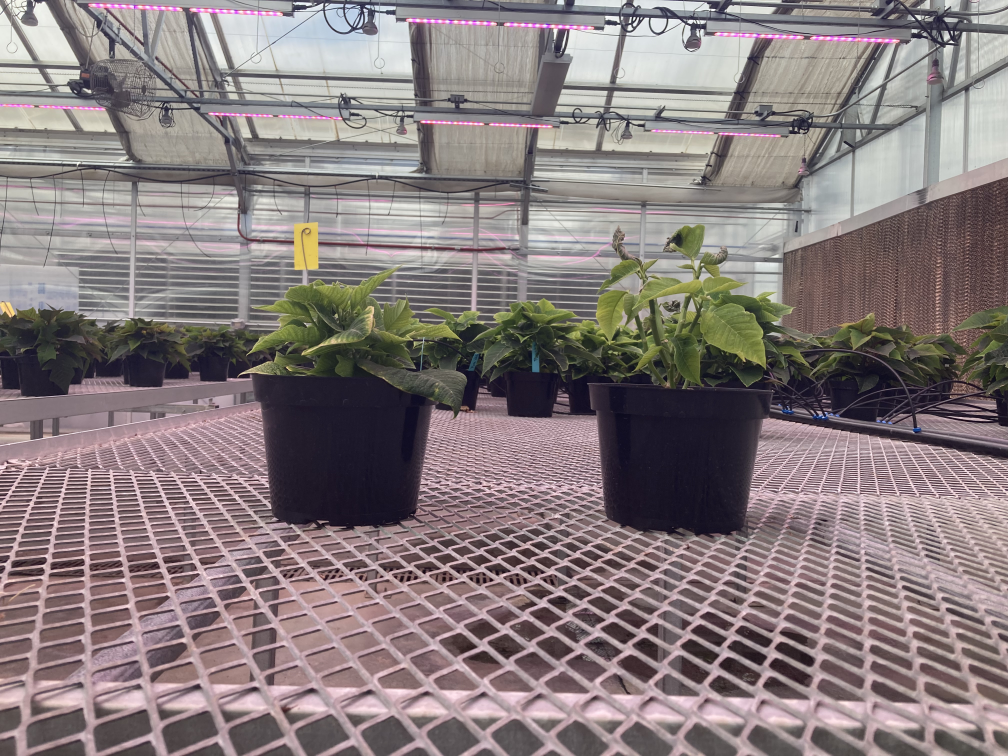
#> input picture testimages/IMG_3387.jpg, 4032 x 3024 px (shown at 1/4 size)
$ python -i abby_plant_finder.py   (imports and definitions only)
#> lines starting #> are read from the running program, lines starting #| are printed output that depends on the picture; after the words box and inside, x2 and y2 are one past the last pixel; in counts of white or black regions, pixels touching at a corner belong together
"""
Copyright         : 2026 Abby Robertson
File Name         : abby_plant_finder.py
Description       : Plant finder 2026. Color based detection.
                  : pipeline: 0: bring in original image 1: find green blobs, 2: remove blobs with odd aspect ratio & discard blobs far from the largest anchor or too small, 3: grow regions from seed mask (final output)

Revision History  :
Date		Author 			Comments
------------------------------------------------------------------

"""

# IMPORTS
import cv2
import numpy as np
from collections import deque

# VARIABLES (Control Panel)
GREEN_LOWER  = np.array([ 31, 50, 50], dtype="uint8")
GREEN_UPPER  = np.array([ 75, 255, 220], dtype="uint8")
RED_LOWER = np.array([39,24,28], dtype="uint8")
RED_UPPER = np.array([60,35,46])
GREEN_BOUNDS = (GREEN_LOWER, GREEN_UPPER)

def find_plants(image_file_path, color_bounds=GREEN_BOUNDS):
    """
    fully assembled pipeline method for plant detection
    0: bring in original image 1: find green blobs, 2: remove blobs with odd aspect ratio & discard blobs far from the largest anchor or too small, 3: grow regions from seed mask (final output)

    Args:
        image: the image to detect plants in

    Returns:
        grown_mask: OpenCV mask of detected plants
    """
#> called with image_file_path = '../testimages/IMG_3387.jpg', color_bounds = ([31, 50, 50], [75, 255, 220])

    image = cv2.imread(str(image_file_path))
#> image is the input picture: shape (3024, 4032, 3); mean B, G, R 124.8, 124, 135.1

    color_tolerance=22
    anchor_area_fraction=0.75
    anchor_max_proximity_px=25

    H, W = image.shape[:2]
#> H = 3024; W = 4032

    #pipeline stage 1: find green blobs
    plant_blob_list = find_green_blobs(image, color_bounds)
    print(f"Length of list of blobs detected as plants: {len(plant_blob_list)}")

    #pipeline stage 2: remove blobs with odd aspect ratio
    kept, discarded = filter_suspect_blobs(plant_blob_list)
    print(f"After sorting by aspect ratio, number blobs kept: {len(kept)}; number blobs discarded: {len(discarded)}")

    if kept:
        largest_area   = max(b["area"] for b in kept)
        min_anchor_area = int(largest_area * anchor_area_fraction)
    else:
        min_anchor_area = 0

    #pipeline stage 3: (currently in disuse) discard blobs far from the largest anchor or too small
    """kept, outliers = filter_outlier_blobs(kept,
                                          min_anchor_area=min_anchor_area,
                                          max_proximity_px=anchor_max_proximity_px)
    discarded += outliers"""

    if discarded is None or len(discarded) == 0:
        discarded = np.zeros((H, W), dtype=np.uint8)

    seed_mask = np.zeros((H, W), dtype="uint8")
    for blob in kept:
        seed_mask = cv2.bitwise_or(seed_mask, blob["mask"])

    print(f"Seed Mask area: {cv2.countNonZero(seed_mask)}")

    grown_mask    = region_grow(image, seed_mask, color_tolerance=color_tolerance)  #pipeline stage 4: grow regions from seed mask
    print(f"Grown Mask area: {cv2.countNonZero(grown_mask)}")

    output_dict = {
        "plant_blob_list": plant_blob_list,
        "kept_blobs":      kept,
        "discarded_blobs": discarded,
        "seed_mask":       seed_mask,
        "grown_mask":      grown_mask,
    }

    return output_dict["grown_mask"]

def find_green_blobs(image,
                     color_bounds=GREEN_BOUNDS,
                     open_kernel_size=(5, 5),
                     close_kernel_size=(5, 5),
                     minimum_area_pixels=100,
                     maximum_area_pixels=100000):
    """
    detect `green blobs' according to HSV bounds, with size based limits

    Args:
        image: the image to detect plants in
        color_bounds: HSV color bounds to consider as `green'
        open_kernel_size:
        close_kernel_size:
        minimum_area_pixels: largest possible blob
        maximum_area_pixels: smallest thing that may be detected as a blob

    Returns:
        plant_blob_list: Array containing dicts for every blob with keys label, centroid, area, and mask
    """
#> called with color_bounds = ([31, 50, 50], [75, 255, 220]), open_kernel_size = (5, 5), close_kernel_size = (5, 5), minimum_area_pixels = 100, maximum_area_pixels = 100000

    #apply hsv mask
    hsv = cv2.cvtColor(image, cv2.COLOR_BGR2HSV)
#> hsv: shape (3024, 4032, 3); mean H, S, V 104, 40, 137.4
    hsv_mask = cv2.inRange(hsv, color_bounds[0], color_bounds[1])
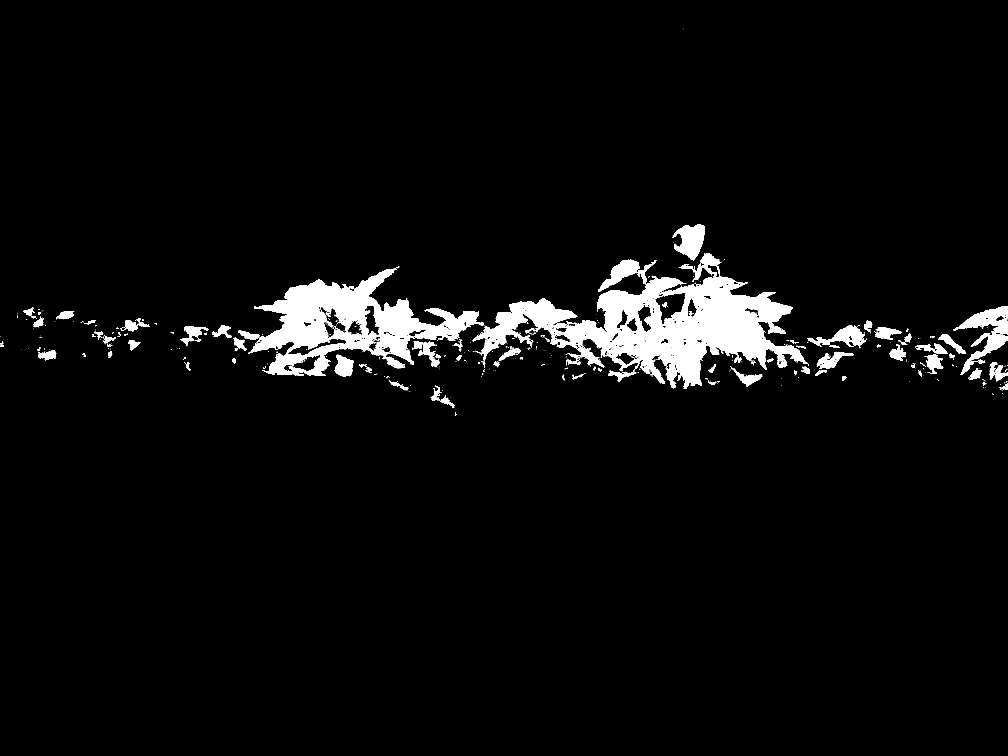
#> hsv_mask: shape (3024, 4032) (shown at 1/4 size); 4.2% white; 1201 white regions (1051 under 20 px), largest, box (x1, y1, x2, y2) and area: (1889, 1012, 3222, 1556) 242181, (992, 1070, 1935, 1503) 145790, (3813, 1224, 4032, 1500) 19580

    # use exg as a further categorization to remove stuff that is not super green
    img_f = image.astype(np.float32)
    B, G, R = cv2.split(img_f)
    exg = 2.0 * G - R - B
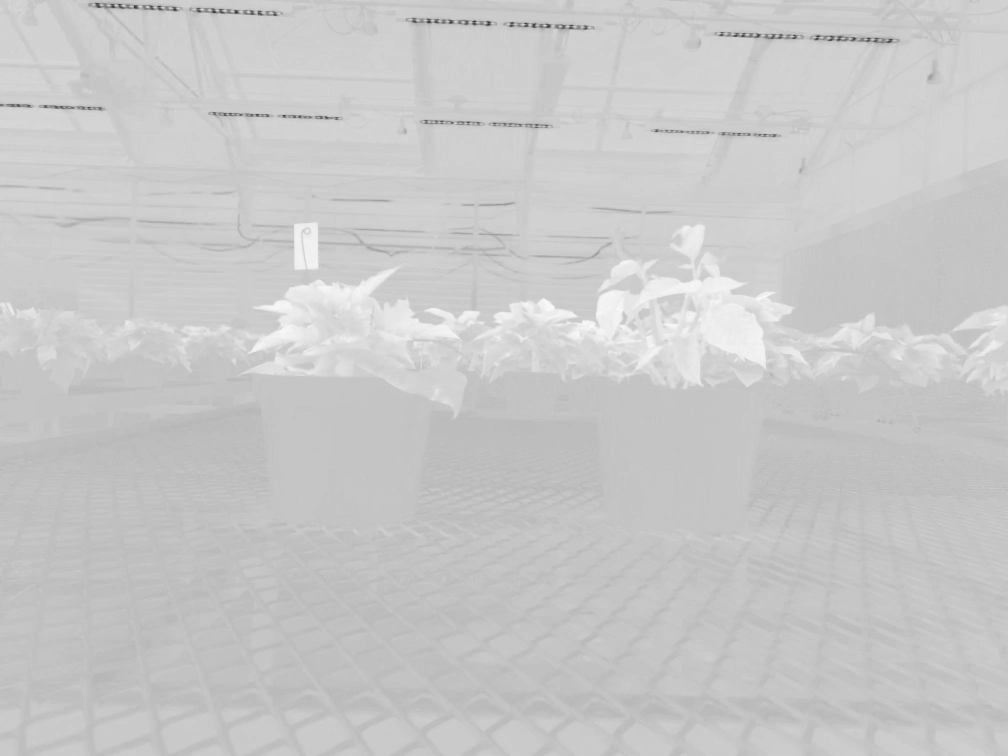
#> exg: shape (3024, 4032) float32 (shown at 1/4 size); min -445, max 105, mean -12; drawn with min black and max white
    exg_mask = np.where(exg > 10, 255, 0).astype("uint8")
#> exg_mask: shape (3024, 4032); 7.8% white; 1361 white regions (955 under 20 px), largest, box (x1, y1, x2, y2) and area: (949, 885, 3868, 1556) 613386, (3808, 1223, 4032, 1556) 34115, (3872, 368, 4030, 608) 20800

    #and the two (HSV and green) to be strict
    combined = cv2.bitwise_and(hsv_mask, exg_mask)

    #clean the mask?
    k_open  = cv2.getStructuringElement(cv2.MORPH_ELLIPSE, open_kernel_size)
    k_close = cv2.getStructuringElement(cv2.MORPH_ELLIPSE, close_kernel_size)
    combined = cv2.morphologyEx(combined, cv2.MORPH_OPEN,  k_open)
#> combined: shape (3024, 4032); 3.9% white; 191 white regions (24 under 20 px), largest, box (x1, y1, x2, y2) and area: (2219, 1088, 3218, 1555) 194364, (1002, 1076, 1916, 1456) 125162, (1895, 1193, 2306, 1433) 30799
    combined = cv2.morphologyEx(combined, cv2.MORPH_CLOSE, k_close)
#> combined: shape (3024, 4032); 4% white; 128 white regions (17 under 20 px), largest, box (x1, y1, x2, y2) and area: (1895, 1012, 3221, 1555) 235482, (1002, 1076, 1916, 1503) 143743, (3814, 1224, 4032, 1499) 19050

    #get details on the blobs
    numb_labels, labels, stats, centroids = cv2.connectedComponentsWithStats(combined, connectivity=8)
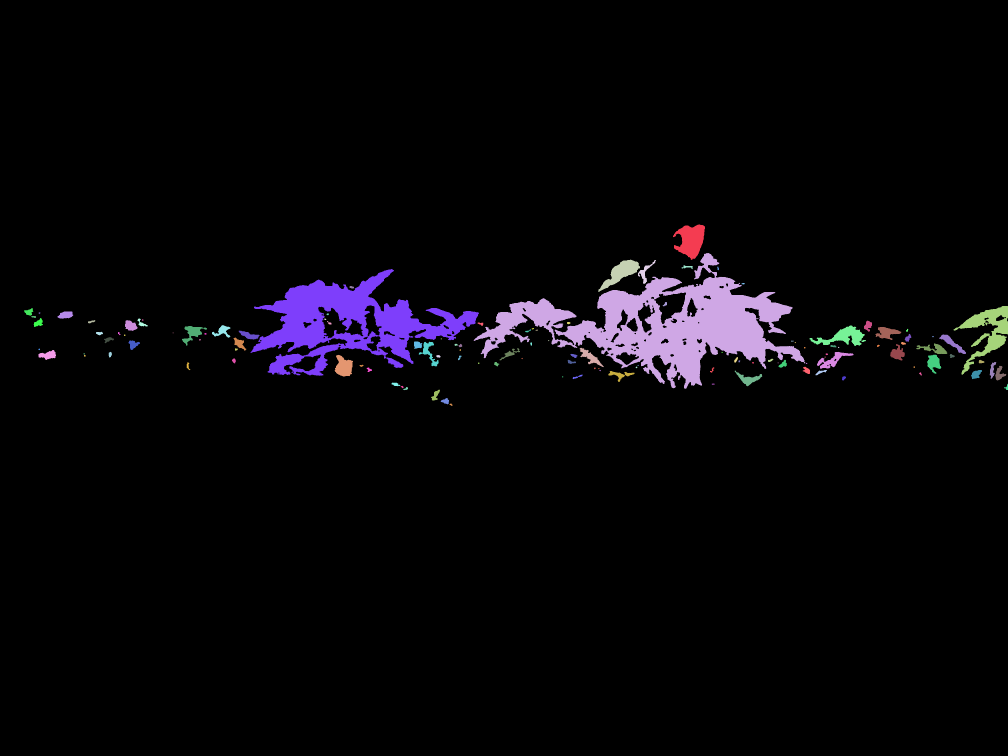
#> labels: shape (3024, 4032) int32 (shown at 1/4 size); 129 distinct labels, from 0 to 128; one colour per label, 0 black
#> numb_labels = 129; stats = 129 rows, first 6: [0, 0, 4032, 3024, 11705974], [2692, 897, 128, 143, 11210], [1895, 1012, 1326, 543, 235482], [2393, 1038, 167, 130, 7895], [2552, 1040, 72, 96, 1523], [2726, 1061, 45, 16, 320]; centroids = 129 pairs, first value 115.8 to 4026.7, second value 961 to 1618.2

    #format output for each blob and add to array. then return.
    plant_blob_list = []
    for label in range(1, numb_labels):
        area = stats[label, cv2.CC_STAT_AREA]
        if minimum_area_pixels <= area: #<= maximum_area_pixels:
            plant_blob_list.append({
                "label":    label,
                "centroid": (float(centroids[label][0]), float(centroids[label][1])),
                "area":     int(area),
                "mask":     (labels == label).astype("uint8") * 255
            })
#> this loop made 128 passes
#> area on passes 1 to 12: 11210, 235482, 7895, 1523, 320, 76, 143743, 57, 136, 165, 19050, 654
#> after the loop, plant_blob_list = 73 items
#| Length of list of blobs detected as plants: 73
    return plant_blob_list

def compute_blob_shape(mask):
    """
    find the aspect ratio of a mask

    Args:
        mask: the mask to find the aspect ratio of

    Returns:
        aspect_ratio: float of aspect ratio
    """

    contours, _ = cv2.findContours(mask, cv2.RETR_EXTERNAL, cv2.CHAIN_APPROX_SIMPLE)
    if not contours:
        return None
    contour      = max(contours, key=cv2.contourArea)
    x, y, w, h   = cv2.boundingRect(contour)
    aspect_ratio = (float(w) / h) if h > 0 else 0.0
    return aspect_ratio

def filter_suspect_blobs(plant_blob_list,
                          min_aspect_ratio=0.15,
                          max_aspect_ratio=6.0):
    """
    filter out blobs by aspect ratio.
    if the blobs are skinny they are likely to be ceiling cracks or stems etc

    Args:
        plant_blob_list: Array containing dicts for every blob with keys label, centroid, area, and mask
        min_aspect_ratio: control for the minimum acceptable aspect ratio for a plant
        max_aspect_ratio: control for the maximum acceptable aspect ratio for a plant

    Returns:
        kept: Array of dictionaries of masks and their associated aspect ratios
        discarded: Array of dictionaries of masks, their aspect ratios, and their discard reasons
    """
#> called with min_aspect_ratio = 0.15, max_aspect_ratio = 6

    kept      = []
    discarded = []

    for blob in plant_blob_list:
        aspect_ratio = compute_blob_shape(blob["mask"])

        if aspect_ratio is None:
            discarded.append({**blob, "shape_metrics": None, "discard_reason": "no contour"})
            continue

        blob_with_metrics = {**blob, "shape_metrics": aspect_ratio}

        reason = None
        if aspect_ratio < min_aspect_ratio:
            reason = f"aspect ratio {aspect_ratio:.2f} < {min_aspect_ratio}"
        elif aspect_ratio > max_aspect_ratio:
            reason = f"aspect ratio {aspect_ratio:.2f} > {max_aspect_ratio}"

        if reason:
            discarded.append({**blob_with_metrics, "discard_reason": reason})
        else:
            kept.append(blob_with_metrics)
#> this loop made 73 passes
#> (x in compute_blob_shape, y in compute_blob_shape, w in compute_blob_shape, h in compute_blob_shape, aspect_ratio) on passes 1 to 12: (2692, 897, 128, 143, 0.895), (1895, 1012, 1326, 543, 2.44), (2393, 1038, 167, 130, 1.28), (2552, 1040, 72, 96, 0.75), (2726, 1061, 45, 16, 2.81), (1002, 1076, 914, 427, 2.14), (1398, 1144, 18, 10, 1.8), (2651, 1208, 17, 18, 0.944), (3814, 1224, 218, 275, 0.793), (96, 1233, 37, 30, 1.23), (230, 1246, 63, 29, 2.17), (125, 1264, 19, 8, 2.38)
#> aspect_ratio on passes 61 to 66: 0.773, 1.17, 2.09, 1.19, 1.75, 2.39
#> after the loop, discarded = []; kept = 73 items
#> in find_plants, `kept, discarded = filter_suspect_blobs(plant_blob_list)`: discarded = []
#| After sorting by aspect ratio, number blobs kept: 73; number blobs discarded: 0
#> in find_plants, `largest_area   = max(b["area"] for b in kept)`: largest_area = 235482
#> in find_plants, `min_anchor_area = int(largest_area * anchor_area_fraction)`: min_anchor_area = 176611
#> the loop in find_plants, `for blob in kept:` made 73 passes
#| Seed Mask area: 484677

    return kept, discarded

# [50 lines left out: function filter_outlier_blobs, not called in this run]


def region_grow(image, seed_mask, color_tolerance=22):
    """
    Apply openCV

    Args:
        image: Original image to be passed into the function.
        seed_mask: mask of blobs that are supposed to be plants, at this point it should be quite accurate
        color_tolerance: maximum color change allowance for pushing the region grow out from each blob

    Returns:
        grown_mask: mask after region grow.
    """
#> called with color_tolerance = 22

    H, W = image.shape[:2]
#> H = 3024; W = 4032
    lab = cv2.cvtColor(image, cv2.COLOR_BGR2LAB).astype(np.float32)
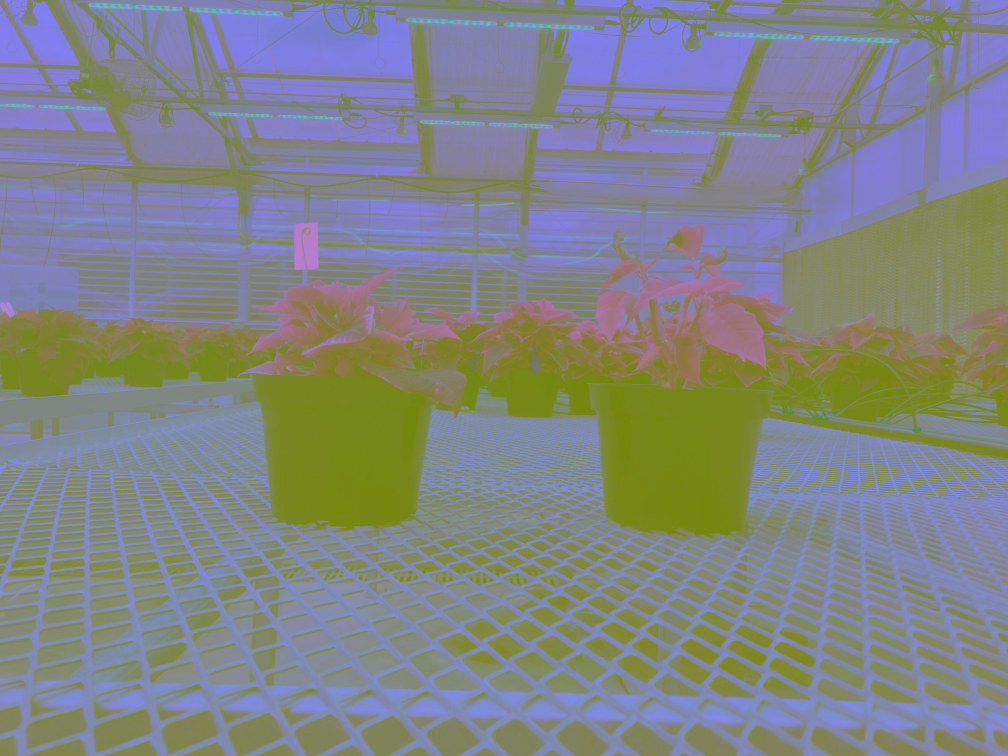
#> lab: shape (3024, 4032, 3) float32 (shown at 1/4 size); mean B, G, R 131.8, 128.3, 128.3

    seed_pixels = lab[seed_mask == 255]
    if len(seed_pixels) == 0:
        return seed_mask.copy()
    seed_mean = seed_pixels.mean(axis=0)
#> seed_mean = [108.6, 117.8, 150.1]

    visited = (seed_mask > 0).copy()
    result  = (seed_mask > 0).copy()

    queue = deque()
    for (py, px) in np.argwhere(seed_mask == 255):
        for dy, dx in [(-1,0),(1,0),(0,-1),(0,1),(-1,-1),(-1,1),(1,-1),(1,1)]:
            ny, nx = py + dy, px + dx
            if 0 <= ny < H and 0 <= nx < W and not visited[ny, nx]:
                queue.append((ny, nx))
                visited[ny, nx] = True
#> this loop made 484677 passes
#> (py, px) on passes 1 to 3: (897, 2796), (898, 2794), (898, 2795)
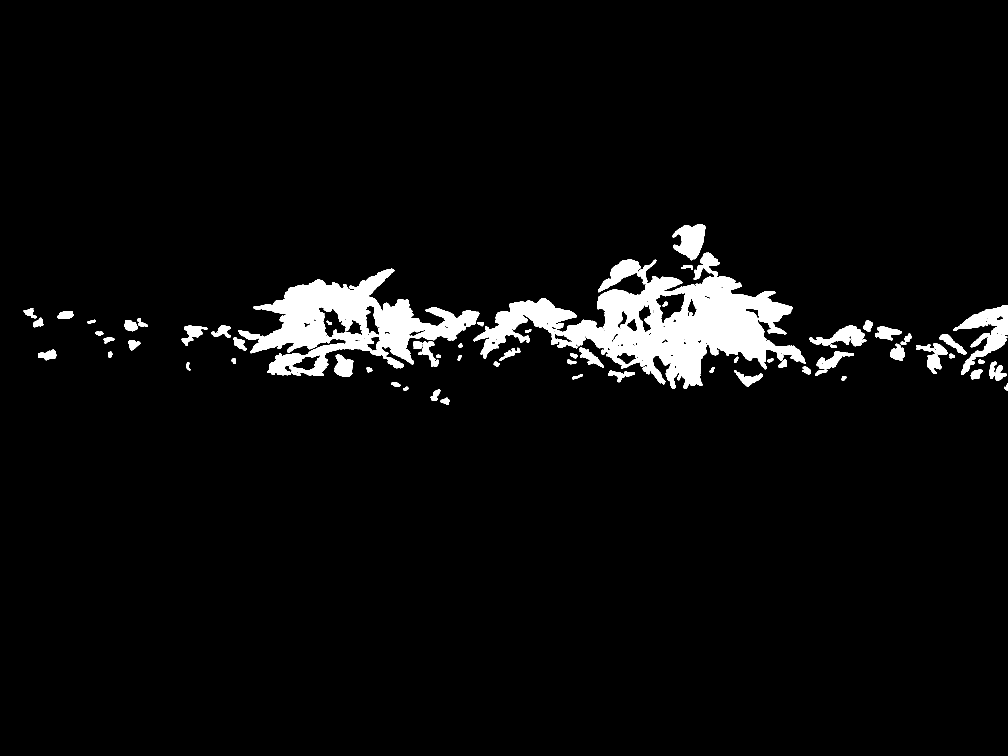
#> visited: shape (3024, 4032) bool (shown at 1/4 size); 4.3% white; 73 white regions, largest, box (x1, y1, x2, y2) and area: (1894, 1011, 3222, 1556) 249530, (1001, 1075, 1917, 1504) 153440, (3813, 1223, 4032, 1500) 21060

    while queue:
        py, px = queue.popleft()
        if np.linalg.norm(lab[py, px] - seed_mean) <= color_tolerance:
            result[py, px] = True
            for dy, dx in [(-1,0),(1,0),(0,-1),(0,1),(-1,-1),(-1,1),(1,-1),(1,1)]:
                ny, nx = py + dy, px + dx
                if 0 <= ny < H and 0 <= nx < W and not visited[ny, nx]:
                    queue.append((ny, nx))
                    visited[ny, nx] = True
#> this loop made 117584 passes
#> (py, px) on passes 1 to 3: (896, 2796), (897, 2795), (897, 2797)
#> result: shape (3024, 4032) bool; 4.4% white; 55 white regions, largest, box (x1, y1, x2, y2) and area: (1888, 1000, 3229, 1556) 252277, (955, 1076, 1918, 1503) 153555, (3809, 1220, 4032, 1499) 22267
#> visited: shape (3024, 4032) bool; 4.9% white; 42 white regions, largest, box (x1, y1, x2, y2) and area: (1887, 999, 3230, 1557) 275067, (954, 1075, 1919, 1504) 167273, (3808, 1219, 4032, 1533) 28974

    grown_mask = result.astype("uint8") * 255
    k = cv2.getStructuringElement(cv2.MORPH_ELLIPSE, (11, 11))
    grown_mask = cv2.morphologyEx(grown_mask, cv2.MORPH_CLOSE, k)
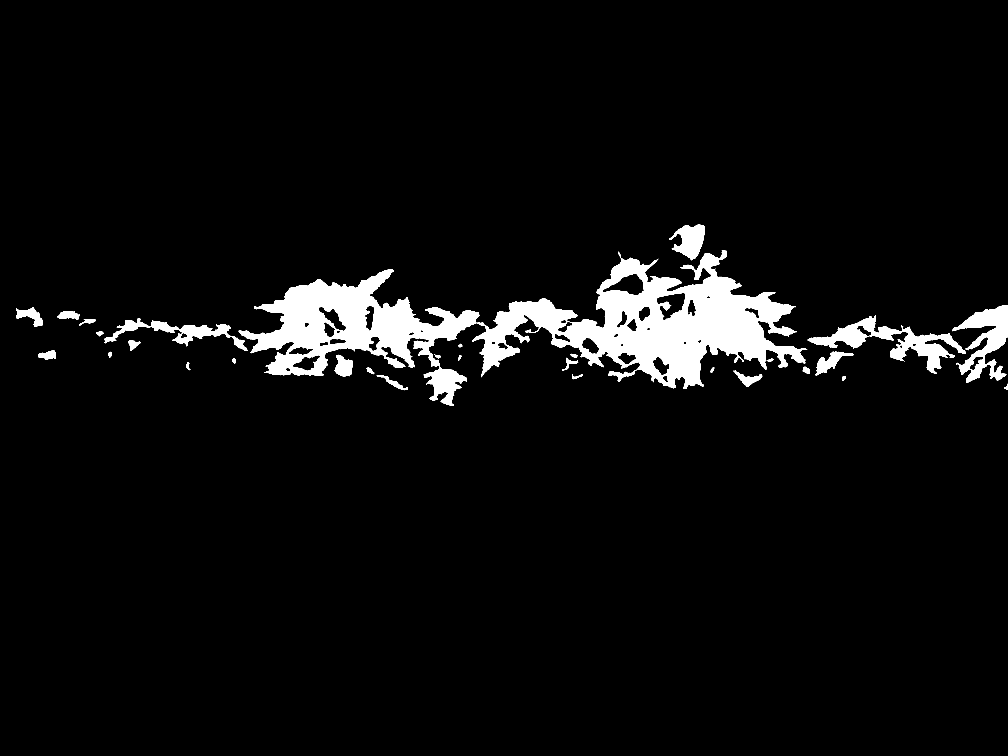
#> grown_mask: shape (3024, 4032) (shown at 1/4 size); 4.8% white; 30 white regions, largest, box (x1, y1, x2, y2) and area: (955, 1000, 3229, 1624) 464753, (3230, 1260, 3864, 1495) 36312, (3809, 1220, 4032, 1532) 29050
    return grown_mask

# [74 lines left out: function test_pipeline_on_image, not called in this run]

>>> result = find_plants('../testimages/IMG_3387.jpg')
#| Grown Mask area: 586209
